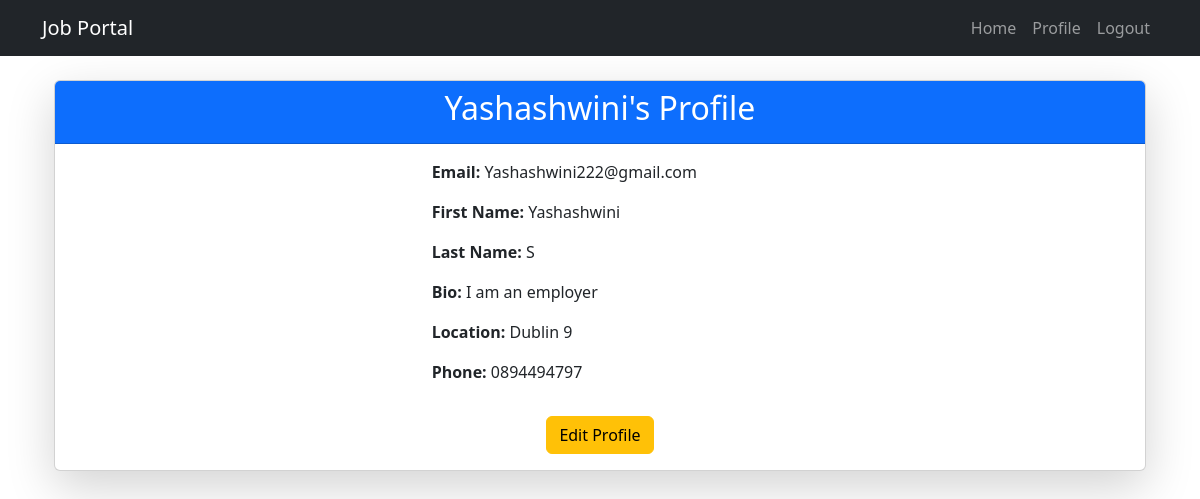
The app's page /users/profile/ (signed in) with its own data.
### users/models.py (models this page shows, shortened)
class CustomUser(AbstractUser):
    is_employer = models.BooleanField(default=False)  # Distinguish employer & job seeker
    bio = models.TextField(blank=True, null=True)  # New field
    location = models.CharField(max_length=100, blank=True, null=True)  # New field
    phone = models.CharField(max_length=15, blank=True, null=True)  # New field

### users/views.py (the view)
# urls.py: path('profile/', profile, name='profile'),
@login_required
def profile(request):
    return render(request, 'users/profile.html', {'user': request.user})

### users/templates/users/profile.html (shortened to what this page needs)
{% extends 'base.html' %}
{% block content %}
<div class="container mt-4">
    <div class="card shadow-lg">
        <div class="card-header bg-primary text-white text-center">
            <h2>{{ user.username }}'s Profile</h2>
        </div>
        <div class="card-body">
            <div class="row">
                <div class="col-md-4 text-center">
                </div>
                <div class="col-md-8">
                    <p><strong>Email:</strong> {{ user.email }}</p>
                    <p><strong>First Name:</strong> {{ user.first_name }}</p>
                    <p><strong>Last Name:</strong> {{ user.last_name }}</p>
                    <p><strong>Bio:</strong> {{ user.bio }}</p>
                    <p><strong>Location:</strong> {{ user.location }}</p>
                    <p><strong>Phone:</strong> {{ user.phone }}</p>
                </div>
            </div>
            <div class="text-center mt-3">
                <a href="{% url 'edit_profile' %}" class="btn btn-warning">Edit Profile</a>
            </div>
        </div>
    </div>
</div>
{% endblock %}

### records on screen
CustomUser: username "Yashashwini", email "Yashashwini222@gmail.com", first_name "Yashashwini", last_name "S", bio "I am an employer", location "Dublin 9", phone "0894494797"
